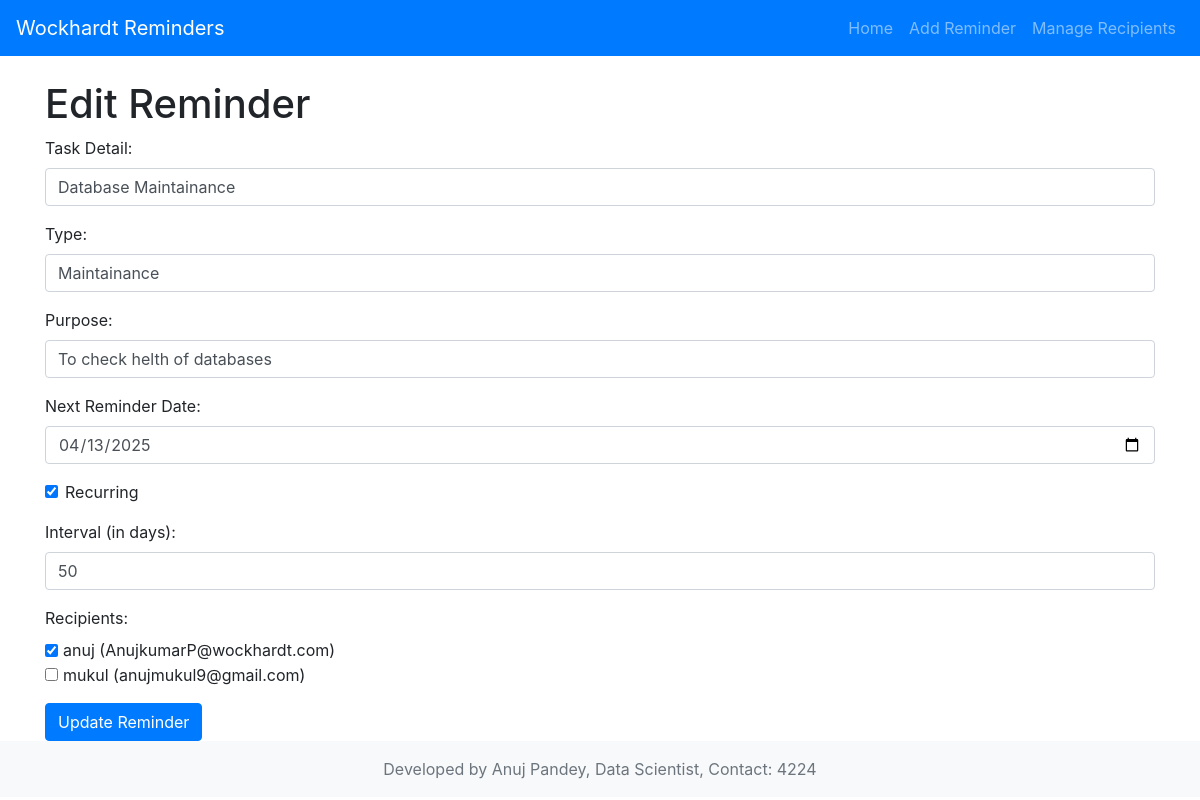
The app's page /edit_reminder/1 with its own data.
### app.py (models this page shows, shortened)
class Reminder(db.Model):
    id = db.Column(db.Integer, primary_key=True)
    task_detail = db.Column(db.String(200), nullable=False)
    reminder_type = db.Column(db.String(50))
    purpose = db.Column(db.String(200))
    next_reminder_date = db.Column(db.Date, nullable=False)
    recurring = db.Column(db.Boolean, default=False)
    interval_days = db.Column(db.Integer, default=0)  # Interval (in days) for recurring reminders
    recipients = db.relationship('Recipient', secondary=reminder_recipients, lazy='subquery',
        backref=db.backref('reminders', lazy=True))

class Recipient(db.Model):
    id = db.Column(db.Integer, primary_key=True)
    name = db.Column(db.String(100), nullable=False)
    designation = db.Column(db.String(100))
    location = db.Column(db.String(100))
    email = db.Column(db.String(120), unique=True, nullable=False)
    phone = db.Column(db.String(20))

### app.py (the view, shortened to what this page needs)
@app.route('/edit_reminder/<int:id>', methods=['GET', 'POST'])
def edit_reminder(id):
    reminder = Reminder.query.get_or_404(id)
    recipients = Recipient.query.all()
    return render_template('edit_reminder.html', reminder=reminder, recipients=recipients)

### templates/edit_reminder.html (shortened to what this page needs)
<!DOCTYPE html>
<html>
<head>
  <link rel="stylesheet" href="https://stackpath.bootstrapcdn.com/bootstrap/4.5.2/css/bootstrap.min.css">
</head>
<body>
  <nav class="navbar navbar-expand-lg navbar-dark bg-primary">
    <a class="navbar-brand" href="{{ url_for('index') }}">Wockhardt Reminders</a>
    <div class="collapse navbar-collapse">
      <ul class="navbar-nav ml-auto">
        <li class="nav-item"><a class="nav-link" href="{{ url_for('index') }}">Home</a></li>
        <li class="nav-item"><a class="nav-link" href="{{ url_for('add_reminder') }}">Add Reminder</a></li>
        <li class="nav-item"><a class="nav-link" href="{{ url_for('manage_recipients') }}">Manage Recipients</a></li>
      </ul>
    </div>
  </nav>
  <div class="container mt-4">
    <h1>Edit Reminder</h1>
    <form method="POST">
      <div class="form-group">
        <label>Task Detail:</label>
        <input type="text" name="task_detail" class="form-control" value="{{ reminder.task_detail }}" required>
      </div>
      <div class="form-group">
        <label>Type:</label>
        <input type="text" name="reminder_type" class="form-control" value="{{ reminder.reminder_type }}">
      </div>
      <div class="form-group">
        <label>Purpose:</label>
        <input type="text" name="purpose" class="form-control" value="{{ reminder.purpose }}">
      </div>
      <div class="form-group">
        <label>Next Reminder Date:</label>
        <input type="date" name="next_reminder_date" class="form-control" value="{{ reminder.next_reminder_date }}" required>
      </div>
      <div class="form-group form-check">
        <input type="checkbox" name="recurring" class="form-check-input" {% if reminder.recurring %}checked{% endif %}>
        <label class="form-check-label">Recurring</label>
      </div>
      <div class="form-group">
        <label>Interval (in days):</label>
        <input type="number" name="interval_days" value="{{ reminder.interval_days }}" class="form-control">
      </div>
      <div class="form-group">
        <label>Recipients:</label><br>
        {% for recipient in recipients %}
          <div class="form-check form-check-inline">
            <input class="form-check-input" type="checkbox" name="recipients" value="{{ recipient.id }}" {% if recipient in reminder.recipients %}checked{% endif %}>
            <label class="form-check-label">{{ recipient.name }} ({{ recipient.email }})</label>
          </div><br>
        {% endfor %}
      </div>
      <button type="submit" class="btn btn-primary">Update Reminder</button>
    </form>
  </div>
  <footer class="footer bg-light text-center py-3">
    <div class="container">
      <span class="text-muted">Developed by Anuj Pandey, Data Scientist, Contact: 4224</span>
    </div>
  </footer>
</body>
</html>

### records on screen
Reminder: task_detail "Database Maintainance", reminder_type "Maintainance", purpose "To check helth of databases", next_reminder_date "04/13/2025", recurring "☑", interval_days "50"
Recipient: name "anuj", email "AnujkumarP@wockhardt.com"
Recipient: name "mukul", email "anujmukul9@gmail.com"
